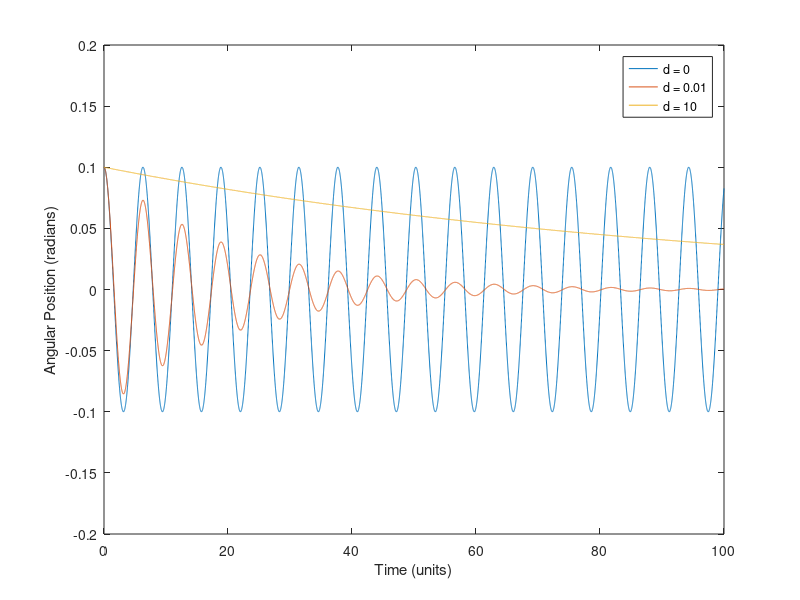

MATLAB code for this plot:
 %Problem 2: Pendulum Simulation
%Simulates and plots the position and velocity

clc;
%Part B: With Damping
%Initialization
t_i = 0; t_f = 100;
dt = 0.01;
t_steps = ceil(t_f/dt);
t = linspace(t_i,t_f,t_steps);
g = 10;
L = 10;
d = [0, 0.01, 10];
theta = zeros(1,t_steps);
w = zeros(1,t_steps);
theta(1) = 0.1;
w(1) = 0;
%Semi-Implicit Euler
for i = 1:3
    for k = 1:t_steps-1
        w(k+1) = (w(k) + dt*(-g/L)*sin(theta(k)))/(1+dt*L*d(i));
        theta(k+1) = theta(k) + dt*w(k+1);
    end
plot(t,theta);
hold on
end
hold off
xlabel('Time (units)');
ylabel('Angular Position (radians)');
legend('d = 0', 'd = 0.01', 'd = 10');
saveas(gcf, 'dampingpositioncomparison.png');